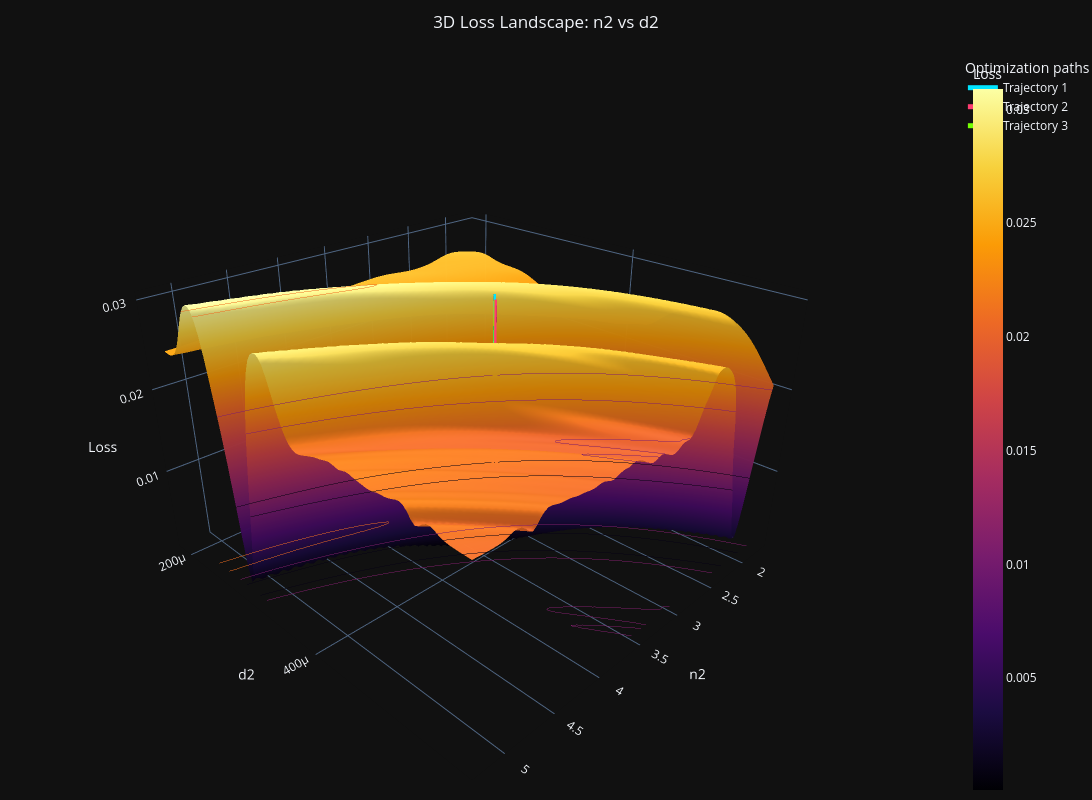

The code cell stored with this chart in its notebook:
### Code cell
x, y = 'n2', 'd2'
X[x], Y[y], loss_landscape[f'{x}-{y}'] = calculate_3d_loss_landscape(x, y, original_params = or_params)

plot_3d_loss_landscape_and_trajectories('n2', 'd2', X['n2'], Y['d2'], loss_landscape['n2-d2'])

### Figure 1 — Plotly figure (JSON) as saved in the notebook; plotly's stock layout.template omitted (floating-point values rounded to 4 significant figures; data arrays with more than 128 entries replaced by an {"elided": "..."} marker saying what was removed)
{"data": [{"cmax": 0.0309, "cmin": 8.796e-05, "colorbar": {"title": {"text": "Loss"}}, "colorscale": [[0, "#000004"], [0.1111, "#1b0c41"], [0.2222, "#4a0c6b"], [0.3333, "#781c6d"], [0.4444, "#a52c60"], [0.5556, "#cf4446"], [0.6667, "#ed6925"], [0.7778, "#fb9b06"], [0.8889, "#f7d13d"], [1, "#fcffa4"]], "contours": {"z": {"highlightcolor": "#f5f5f5", "project": {"z": true}, "show": true, "usecolormap": true}}, "hovertemplate": "n2: %{x:.5g}<br>d2: %{y:.5g}<br>Loss: %{z:.5g}<extra></extra>", "opacity": 0.98, "showscale": true, "type": "surface", "x": {"elided": "100x100 float values"}, "y": {"elided": "100x100 float values"}, "z": {"elided": "100x100 float values"}}, {"hovertemplate": "n2: %{x:.5g}<br>d2: %{y:.5g}<br>Loss: %{z:.5g}<extra>Trajectory 1</extra>", "line": {"color": "#00E5FF", "width": 5}, "mode": "lines", "name": "Trajectory 1", "type": "scatter3d", "x": {"elided": "6000 float values"}, "y": {"elided": "6000 float values"}, "z": {"elided": "6000 float values"}}, {"hovertemplate": "Final n2: %{x:.5g}<br>Final d2: %{y:.5g}<br>Final loss: %{z:.5g}<extra></extra>", "marker": {"color": "#00E5FF", "line": {"color": "white", "width": 1}, "size": 8, "symbol": "diamond"}, "mode": "markers", "name": "Trajectory 1 endpoint", "showlegend": false, "type": "scatter3d", "x": [3.453], "y": [0.0003807], "z": [0.004564]}, {"hovertemplate": "n2: %{x:.5g}<br>d2: %{y:.5g}<br>Loss: %{z:.5g}<extra>Trajectory 2</extra>", "line": {"color": "#FF3D71", "width": 5}, "mode": "lines", "name": "Trajectory 2", "type": "scatter3d", "x": {"elided": "6000 float values"}, "y": {"elided": "6000 float values"}, "z": {"elided": "6000 float values"}}, {"hovertemplate": "Final n2: %{x:.5g}<br>Final d2: %{y:.5g}<br>Final loss: %{z:.5g}<extra></extra>", "marker": {"color": "#FF3D71", "line": {"color": "white", "width": 1}, "size": 8, "symbol": "diamond"}, "mode": "markers", "name": "Trajectory 2 endpoint", "showlegend": false, "type": "scatter3d", "x": [3.434], "y": [0.0003829], "z": [0.00461]}, {"hovertemplate": "n2: %{x:.5g}<br>d2: %{y:.5g}<br>Loss: %{z:.5g}<extra>Trajectory 3</extra>", "line": {"color": "#76FF03", "width": 5}, "mode": "lines", "name": "Trajectory 3", "type": "scatter3d", "x": {"elided": "6000 float values"}, "y": {"elided": "6000 float values"}, "z": {"elided": "6000 float values"}}, {"hovertemplate": "Final n2: %{x:.5g}<br>Final d2: %{y:.5g}<br>Final loss: %{z:.5g}<extra></extra>", "marker": {"color": "#76FF03", "line": {"color": "white", "width": 1}, "size": 8, "symbol": "diamond"}, "mode": "markers", "name": "Trajectory 3 endpoint", "showlegend": false, "type": "scatter3d", "x": [3.463], "y": [0.0003796], "z": [0.004546]}], "layout": {"height": 800, "legend": {"title": {"text": "Optimization paths"}}, "margin": {"b": 0, "l": 0, "r": 0, "t": 55}, "scene": {"aspectmode": "manual", "aspectratio": {"x": 1.25, "y": 1.25, "z": 0.8}, "camera": {"eye": {"x": 1.6, "y": 1.6, "z": 1.15}}, "dragmode": "orbit", "xaxis": {"title": {"text": "n2"}}, "yaxis": {"title": {"text": "d2"}}, "zaxis": {"range": [8.796e-05, 0.0309], "title": {"text": "Loss"}}}, "title": {"text": "3D Loss Landscape: n2 vs d2", "x": 0.5}, "width": 1100}}
